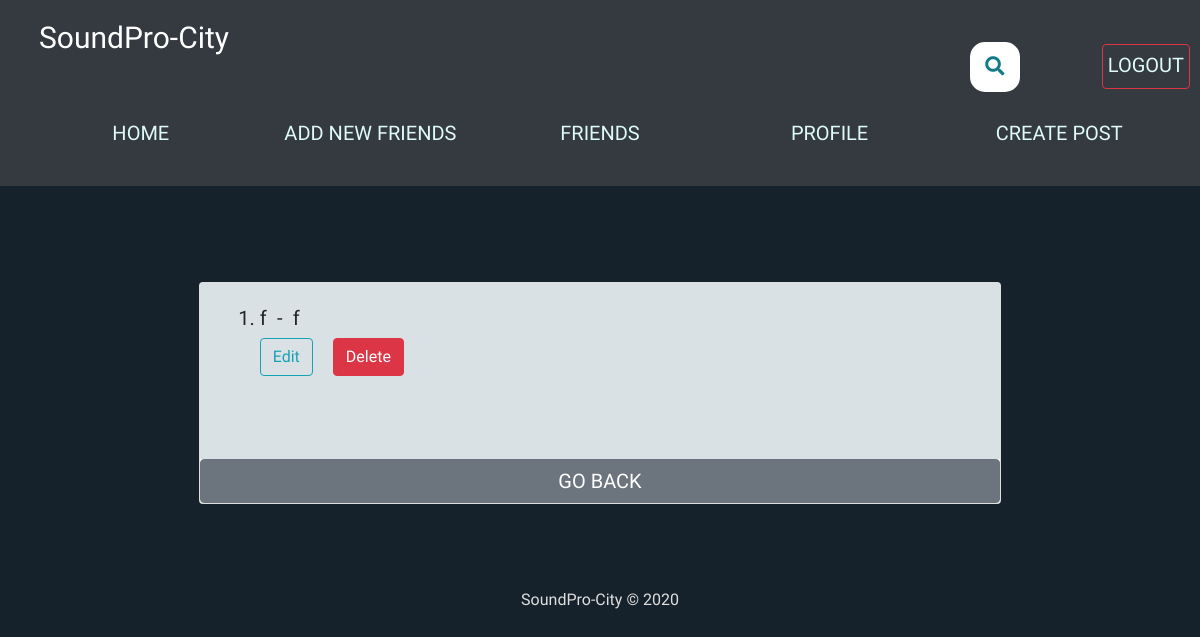
The app's page /edit-tracks/maxstone/ (signed in), older data.
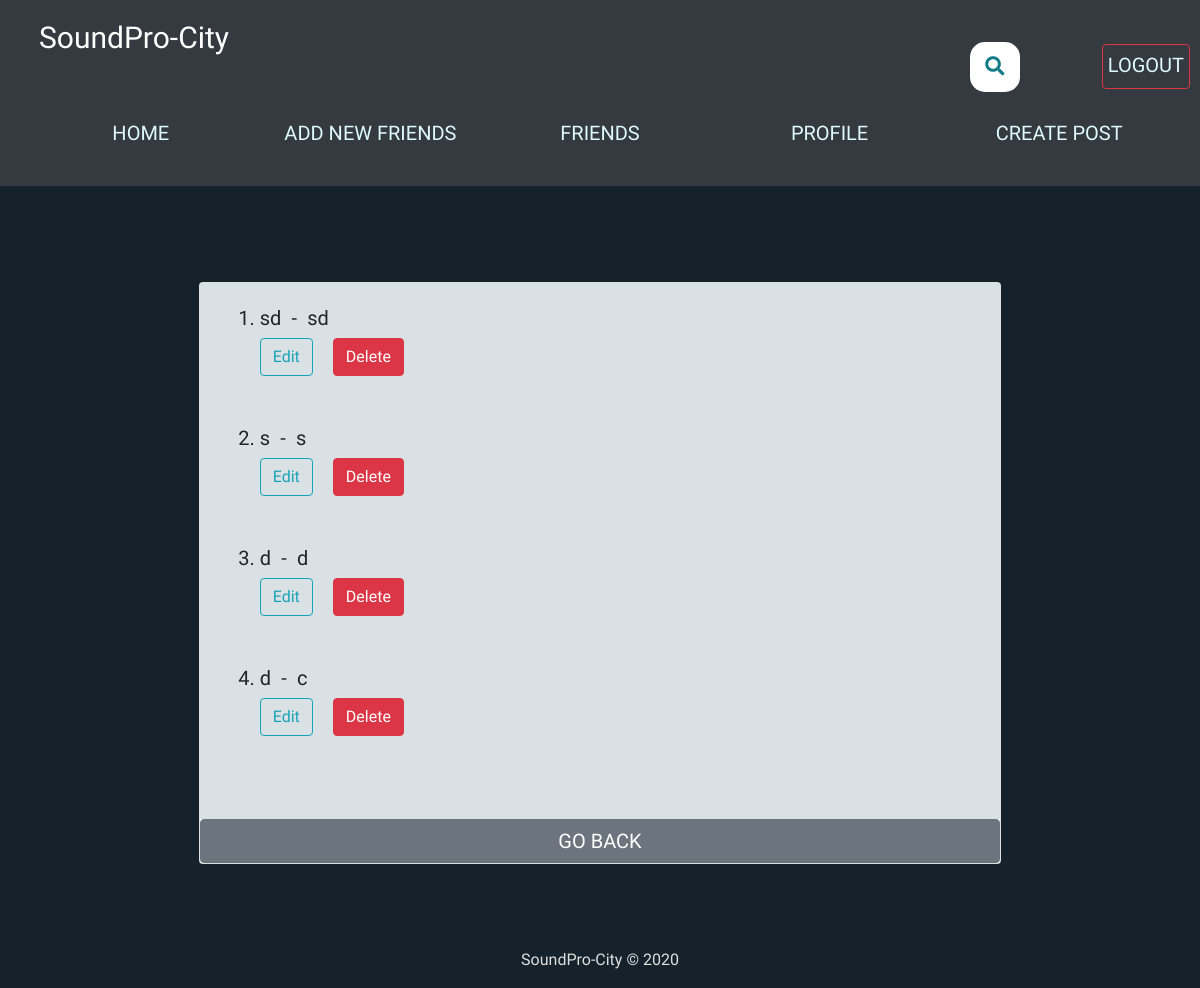
The same page, newer data.
### feed/models.py (models this page shows, shortened)
class Music(models.Model):
	track = models.FileField(upload_to='path/to/audio')
	title = models.TextField(max_length=50)
	artwork = models.ImageField(upload_to='path/to/img')
	artist_name = models.TextField(max_length=50)
	artist = models.ForeignKey(User, on_delete=models.CASCADE)
	date_posted = models.DateTimeField(default=timezone.now)

### feed/views.py (the view)
# urls.py: path('edit-tracks/<slug:slug>/', views.edit_tracks, name='edit_tracks'),
@login_required
def edit_tracks(request, slug):
    p = request.user.profile
    you = p.user
    music = Music.objects.all().filter(artist=you).order_by('-date_posted')
    context={
        'u': you,
        'music': music,
        }
    return render(request, 'feed/edit_tracks.html', context)

### feed/templates/feed/edit_tracks.html (shortened to what this page needs)
{% extends "feed/layout.html" %}
{% load static %}
{% load crispy_forms_tags %}
{% block searchform %}
<div class="container2">
<link rel="stylesheet" href="https://use.fontawesome.com/releases/v5.3.1/css/all.css"
integrity="sha384-mzrmE5qonljUremFsqc01SB46JvROS7bZs3IO2EmfFsd15uHvIt+Y8vEf7N7fWAU">
<form class="searchbar" action="{% url 'search_posts' %}" method="get"">
  <button id="search_btn" type="submit">
  <i class="fa fa-search"></i>
  </button>
</form>
</div>
{% endblock searchform %}
{% block content %}
<br><br>
<div class="container">
    <div class="row">
      <div class="col-sm-12 col-md-9 col-lg-9 mx-auto">
        <div class="card card-signin my-5">
          <div class="card-body item-names">
          {% if request.user == u %}
            <ol>
          {% for items in music %}
              <li class="edit-item-names">{{items.title}}&ensp;-&ensp;{{ items.artist_name }}</li>
              <br>
              <div class="track-edit-delete-buttons">
          <small>
          <a class="btn btn-danger float-right track-delete-button edit-and-delete-buttons"
              href="{% url 'track-delete' items.pk %}"
              >Delete</a></small>
          <small>
          <a class="btn btn-outline-info float-right edit-song-button edit-and-delete-buttons"
              href="{% url 'edit-song' items.pk u.username %}"
              >Edit</a></small>
              </div>
          <br /><br />
          {% endfor %}
            </ol>
          {% endif %}
        </div>
        <a class="btn btn-secondary btn-block text-uppercase update_profile" href="{% url 'my_profile' user.profile.slug %}">Go Back</a>
    </div>
    </div>
    </div>
    </div>
</div>
{% endblock content %}

Row changes from the older to the newer data that the page shows:
removed Music: title "f", artist_name "f"
added Music: title "sd", artist_name "sd"
added Music: title "s", artist_name "s"
added Music: title "d", artist_name "d"
added Music: title "d", artist_name "c"
